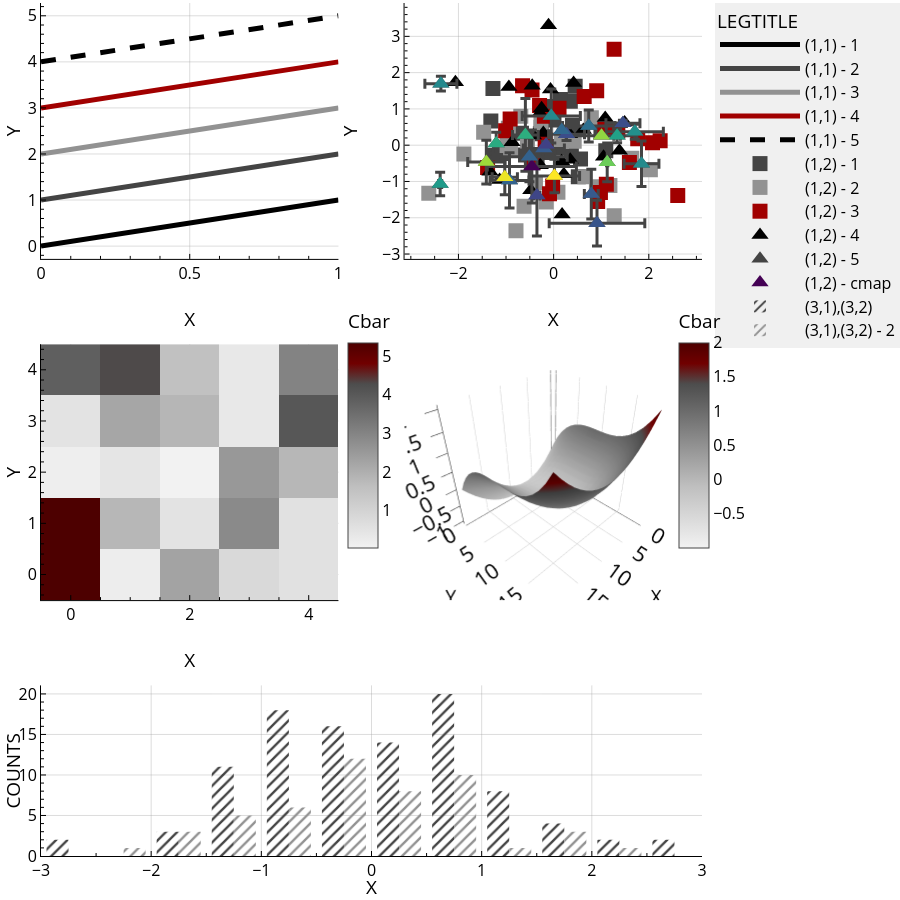

Write notebook code for a chart like this one.
### Markdown cell above
### `tre("light","batch")`

### Code cell
importlib.reload(alstps)
colorway, ls, markers, cmap, hatches = alstps.tre("light","batch")
print(pio.templates)
style_testplot()
